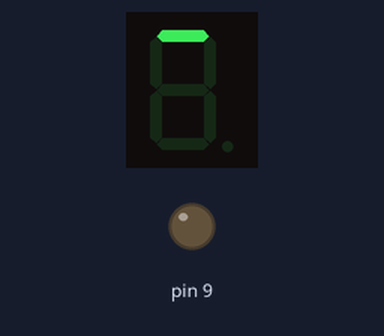
This sketch was run on a simulated Arduino Uno, built with avr-gcc and run on an emulated ATmega328P. On the bench: 1-digit seven-segment display, output pins drawn as LEDs (lit = HIGH). Wiring (inferred from the names in the program): 1-digit 7-segment display, segments lit when HIGH: segments pin 2, pin 3, pin 4, pin 5, pin 6, pin 7, pin 8. The segment pins are drawn as the display they are named for; pins used as bus, display or sensor lines are not drawn.

Above: at 0.1 s.
At 9.6 s:
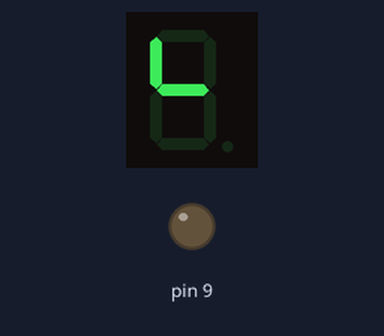
At 21.6 s:
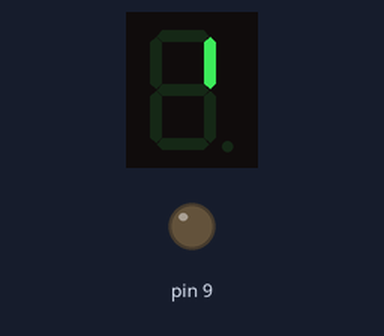
At 26.6 s:
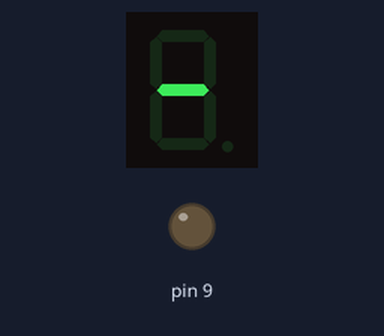
Timing chart, 0 to 31.5 s (numbered marks = the images above):
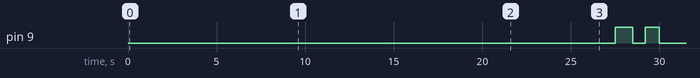

The sketch:

Display.ino
```cpp
int A = 2;
int B = 3;
int C = 4;
int D = 5;
int E = 6;
int F = 7;
int G = 8;

void setup() {
  pinMode(A,OUTPUT);
  pinMode(B,OUTPUT);
  pinMode(C,OUTPUT);
  pinMode(D,OUTPUT);
  pinMode(E,OUTPUT);
  pinMode(F,OUTPUT);
  pinMode(G,OUTPUT);
  pinMode(9,OUTPUT);

}

void LetterA() {
  for(int i=2;i<9;i++){
    if(i!=5) {
      digitalWrite(i,HIGH);
      delay(500);
    }
  }
  for(int i=2;i<9;i++){
    if(i!=5) {
      digitalWrite(i,LOW);
      delay(500);
    }
  }
}
void Letterb() {
  for(int i=2;i<=8;i++){
    if(i!=5) {
      if(i!=6){

        digitalWrite(i,HIGH);
        delay(500);
      }
    }
  }
  for(int i=2;i<=8;i++){
    if(i!=5) {

      digitalWrite(i,LOW);
      delay(500);
    }
  }
}
void LetterE(){
    for(int i=2;i<9;i++){
      if(i!=6) {
        if(i!=7) {
          digitalWrite(i,HIGH);
          delay(500);
        }
      }
  }
  for(int i=2;i<9;i++){
    if(i!=6) {
      if(i!=7) {
        digitalWrite(i,LOW);
      delay(500);
      }
    }
  }
}
void LetterC(){
    for(int i=2;i<6;i++){
      digitalWrite(i,HIGH);
      delay(500);
    }
  for(int i=2;i<6;i++){
    digitalWrite(i,LOW);
    delay(500);
  }
}
void loop() {
  LetterA();
  Letterb();
  LetterE();
  LetterC();
  for(int i=2;i<=9;i++){
    digitalWrite(i,HIGH);
    delay(1000);
    digitalWrite(i,LOW);
  }
  for(int i=2;i<=9;i++){
    digitalWrite(i,HIGH);
    delay(100);
  }
  for(int i=2;i<=9;i++){
    digitalWrite(i,LOW);
    delay(100);
  }
}
```

Measured:
- by itself, pin 9: LOW → HIGH at 27.5 s, → LOW 1.0 s later, → HIGH 0.70 s later, → LOW 0.80 s later
- what the display in image 1 shows lasts 1.0 s, from 9.5 s to 10.5 s
